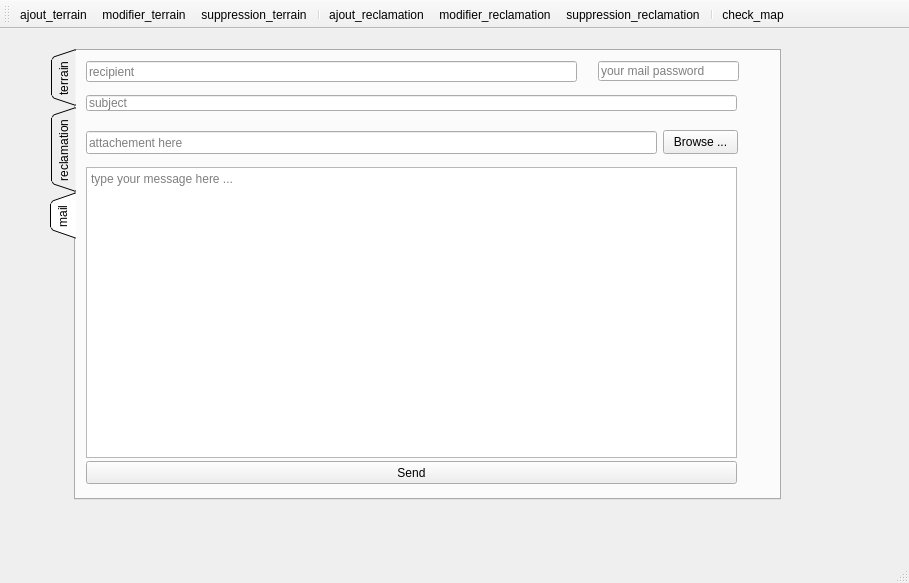
<?xml version="1.0" encoding="UTF-8"?>
<ui version="4.0">
 <class>gestion_mahdi</class>
 <widget class="QMainWindow" name="gestion_mahdi">
  <property name="geometry">
   <rect>
    <x>0</x>
    <y>0</y>
    <width>909</width>
    <height>583</height>
   </rect>
  </property>
  <property name="windowTitle">
   <string>MainWindow</string>
  </property>
  <widget class="QWidget" name="centralwidget">
   <widget class="QTabWidget" name="tabWidget">
    <property name="geometry">
     <rect>
      <x>50</x>
      <y>20</y>
      <width>731</width>
      <height>451</height>
     </rect>
    </property>
    <property name="tabPosition">
     <enum>QTabWidget::West</enum>
    </property>
    <property name="tabShape">
     <enum>QTabWidget::Triangular</enum>
    </property>
    <property name="currentIndex">
     <number>2</number>
    </property>
    <widget class="QWidget" name="tab">
     <attribute name="title">
      <string>terrain</string>
     </attribute>
     <widget class="QTableView" name="tableau_terrain">
      <property name="geometry">
       <rect>
        <x>220</x>
        <y>71</y>
        <width>451</width>
        <height>291</height>
       </rect>
      </property>
      <property name="sortingEnabled">
       <bool>true</bool>
      </property>
      <attribute name="horizontalHeaderCascadingSectionResizes">
       <bool>true</bool>
      </attribute>
      <attribute name="horizontalHeaderShowSortIndicator" stdset="0">
       <bool>false</bool>
      </attribute>
      <attribute name="horizontalHeaderStretchLastSection">
       <bool>false</bool>
      </attribute>
     </widget>
     <widget class="QLineEdit" name="rech_terrain">
      <property name="geometry">
       <rect>
        <x>360</x>
        <y>30</y>
        <width>181</width>
        <height>24</height>
       </rect>
      </property>
      <property name="placeholderText">
       <string>Recherche</string>
      </property>
      <property name="clearButtonEnabled">
       <bool>true</bool>
      </property>
     </widget>
     <widget class="QComboBox" name="sel_col_terrain">
      <property name="geometry">
       <rect>
        <x>561</x>
        <y>30</y>
        <width>111</width>
        <height>22</height>
       </rect>
      </property>
      <item>
       <property name="text">
        <string>All</string>
       </property>
      </item>
      <item>
       <property name="text">
        <string>ID</string>
       </property>
      </item>
      <item>
       <property name="text">
        <string>Nom</string>
       </property>
      </item>
      <item>
       <property name="text">
        <string>Lieu</string>
       </property>
      </item>
      <item>
       <property name="text">
        <string>Etat</string>
       </property>
      </item>
      <item>
       <property name="text">
        <string>Capacite</string>
       </property>
      </item>
     </widget>
     <widget class="QLineEdit" name="lieu">
      <property name="geometry">
       <rect>
        <x>30</x>
        <y>310</y>
        <width>141</width>
        <height>20</height>
       </rect>
      </property>
      <property name="text">
       <string/>
      </property>
     </widget>
     <widget class="QLabel" name="label_7">
      <property name="geometry">
       <rect>
        <x>30</x>
        <y>230</y>
        <width>101</width>
        <height>16</height>
       </rect>
      </property>
      <property name="text">
       <string>Capacite</string>
      </property>
     </widget>
     <widget class="QLabel" name="label_11">
      <property name="geometry">
       <rect>
        <x>30</x>
        <y>120</y>
        <width>47</width>
        <height>14</height>
       </rect>
      </property>
      <property name="text">
       <string>Nom</string>
      </property>
     </widget>
     <widget class="QLineEdit" name="id_terrain">
      <property name="geometry">
       <rect>
        <x>30</x>
        <y>90</y>
        <width>141</width>
        <height>20</height>
       </rect>
      </property>
     </widget>
     <widget class="QLabel" name="label_9">
      <property name="geometry">
       <rect>
        <x>30</x>
        <y>170</y>
        <width>61</width>
        <height>16</height>
       </rect>
      </property>
      <property name="text">
       <string>Etat</string>
      </property>
     </widget>
     <widget class="QLabel" name="label_12">
      <property name="geometry">
       <rect>
        <x>30</x>
        <y>70</y>
        <width>47</width>
        <height>14</height>
       </rect>
      </property>
      <property name="text">
       <string>ID</string>
      </property>
     </widget>
     <widget class="QLabel" name="label_13">
      <property name="geometry">
       <rect>
        <x>40</x>
        <y>290</y>
        <width>47</width>
        <height>14</height>
       </rect>
      </property>
      <property name="text">
       <string>Lieu</string>
      </property>
     </widget>
     <widget class="QComboBox" name="etat">
      <property name="geometry">
       <rect>
        <x>30</x>
        <y>190</y>
        <width>141</width>
        <height>22</height>
       </rect>
      </property>
      <item>
       <property name="text">
        <string>            --</string>
       </property>
      </item>
      <item>
       <property name="text">
        <string>type 1</string>
       </property>
      </item>
      <item>
       <property name="text">
        <string>type 2</string>
       </property>
      </item>
      <item>
       <property name="text">
        <string>type 3</string>
       </property>
      </item>
      <item>
       <property name="text">
        <string>type 4</string>
       </property>
      </item>
     </widget>
     <widget class="QLineEdit" name="nom">
      <property name="geometry">
       <rect>
        <x>30</x>
        <y>140</y>
        <width>141</width>
        <height>20</height>
       </rect>
      </property>
     </widget>
     <widget class="QSpinBox" name="capacite">
      <property name="geometry">
       <rect>
        <x>30</x>
        <y>253</y>
        <width>141</width>
        <height>22</height>
       </rect>
      </property>
     </widget>
    </widget>
    <widget class="QWidget" name="tab_3">
     <attribute name="title">
      <string>reclamation</string>
     </attribute>
     <widget class="QTableView" name="tableau_reclamation">
      <property name="geometry">
       <rect>
        <x>210</x>
        <y>70</y>
        <width>481</width>
        <height>331</height>
       </rect>
      </property>
      <property name="sortingEnabled">
       <bool>true</bool>
      </property>
      <attribute name="horizontalHeaderCascadingSectionResizes">
       <bool>true</bool>
      </attribute>
      <attribute name="horizontalHeaderShowSortIndicator" stdset="0">
       <bool>false</bool>
      </attribute>
      <attribute name="horizontalHeaderStretchLastSection">
       <bool>false</bool>
      </attribute>
     </widget>
     <widget class="QLineEdit" name="rech_reclamation">
      <property name="geometry">
       <rect>
        <x>320</x>
        <y>30</y>
        <width>221</width>
        <height>24</height>
       </rect>
      </property>
      <property name="placeholderText">
       <string>Recherche</string>
      </property>
      <property name="clearButtonEnabled">
       <bool>true</bool>
      </property>
     </widget>
     <widget class="QComboBox" name="sel_col_reclamation">
      <property name="geometry">
       <rect>
        <x>561</x>
        <y>30</y>
        <width>131</width>
        <height>22</height>
       </rect>
      </property>
      <item>
       <property name="text">
        <string>All</string>
       </property>
      </item>
      <item>
       <property name="text">
        <string>ID</string>
       </property>
      </item>
      <item>
       <property name="text">
        <string>Description</string>
       </property>
      </item>
      <item>
       <property name="text">
        <string>Mail</string>
       </property>
      </item>
      <item>
       <property name="text">
        <string>Etat</string>
       </property>
      </item>
     </widget>
     <widget class="QLabel" name="label_10">
      <property name="geometry">
       <rect>
        <x>30</x>
        <y>100</y>
        <width>81</width>
        <height>16</height>
       </rect>
      </property>
      <property name="text">
       <string>Description</string>
      </property>
     </widget>
     <widget class="QLineEdit" name="id_reclamation">
      <property name="geometry">
       <rect>
        <x>30</x>
        <y>70</y>
        <width>161</width>
        <height>20</height>
       </rect>
      </property>
     </widget>
     <widget class="QLabel" name="label_8">
      <property name="geometry">
       <rect>
        <x>30</x>
        <y>50</y>
        <width>47</width>
        <height>14</height>
       </rect>
      </property>
      <property name="text">
       <string>ID</string>
      </property>
     </widget>
     <widget class="QTextEdit" name="description">
      <property name="geometry">
       <rect>
        <x>30</x>
        <y>130</y>
        <width>161</width>
        <height>141</height>
       </rect>
      </property>
     </widget>
     <widget class="QLineEdit" name="mail">
      <property name="geometry">
       <rect>
        <x>30</x>
        <y>300</y>
        <width>161</width>
        <height>20</height>
       </rect>
      </property>
     </widget>
     <widget class="QLabel" name="label_14">
      <property name="geometry">
       <rect>
        <x>30</x>
        <y>280</y>
        <width>47</width>
        <height>14</height>
       </rect>
      </property>
      <property name="text">
       <string>Mail</string>
      </property>
     </widget>
     <widget class="QComboBox" name="etat_reclamation">
      <property name="geometry">
       <rect>
        <x>40</x>
        <y>350</y>
        <width>141</width>
        <height>22</height>
       </rect>
      </property>
      <item>
       <property name="text">
        <string>Non traitee</string>
       </property>
      </item>
      <item>
       <property name="text">
        <string>Traitee</string>
       </property>
      </item>
     </widget>
     <widget class="QLabel" name="label_15">
      <property name="geometry">
       <rect>
        <x>40</x>
        <y>330</y>
        <width>61</width>
        <height>16</height>
       </rect>
      </property>
      <property name="text">
       <string>Etat</string>
      </property>
     </widget>
    </widget>
    <widget class="QWidget" name="tab_2">
     <attribute name="title">
      <string>mail</string>
     </attribute>
     <widget class="QPushButton" name="sendBtn">
      <property name="geometry">
       <rect>
        <x>10</x>
        <y>410</y>
        <width>651</width>
        <height>23</height>
       </rect>
      </property>
      <property name="text">
       <string>Send</string>
      </property>
     </widget>
     <widget class="QLineEdit" name="subject">
      <property name="geometry">
       <rect>
        <x>10</x>
        <y>44</y>
        <width>651</width>
        <height>16</height>
       </rect>
      </property>
      <property name="placeholderText">
       <string>subject</string>
      </property>
     </widget>
     <widget class="QPushButton" name="browseBtn">
      <property name="geometry">
       <rect>
        <x>587</x>
        <y>79</y>
        <width>75</width>
        <height>24</height>
       </rect>
      </property>
      <property name="text">
       <string>Browse ...</string>
      </property>
     </widget>
     <widget class="QLineEdit" name="file">
      <property name="geometry">
       <rect>
        <x>10</x>
        <y>80</y>
        <width>571</width>
        <height>23</height>
       </rect>
      </property>
      <property name="placeholderText">
       <string>attachement here</string>
      </property>
     </widget>
     <widget class="QTextEdit" name="msg">
      <property name="geometry">
       <rect>
        <x>10</x>
        <y>116</y>
        <width>651</width>
        <height>291</height>
       </rect>
      </property>
      <property name="placeholderText">
       <string>type your message here ...</string>
      </property>
     </widget>
     <widget class="QLineEdit" name="rcpt">
      <property name="geometry">
       <rect>
        <x>10</x>
        <y>10</y>
        <width>491</width>
        <height>21</height>
       </rect>
      </property>
      <property name="placeholderText">
       <string>recipient</string>
      </property>
     </widget>
     <widget class="QLineEdit" name="mail_pass">
      <property name="geometry">
       <rect>
        <x>522</x>
        <y>10</y>
        <width>141</width>
        <height>20</height>
       </rect>
      </property>
      <property name="echoMode">
       <enum>QLineEdit::Password</enum>
      </property>
      <property name="placeholderText">
       <string>your mail password</string>
      </property>
     </widget>
    </widget>
   </widget>
  </widget>
  <widget class="QMenuBar" name="menubar">
   <property name="geometry">
    <rect>
     <x>0</x>
     <y>0</y>
     <width>909</width>
     <height>26</height>
    </rect>
   </property>
  </widget>
  <widget class="QStatusBar" name="statusbar"/>
  <widget class="QToolBar" name="toolBar">
   <property name="windowTitle">
    <string>toolBar</string>
   </property>
   <attribute name="toolBarArea">
    <enum>TopToolBarArea</enum>
   </attribute>
   <attribute name="toolBarBreak">
    <bool>false</bool>
   </attribute>
   <addaction name="actionajout_terrain"/>
   <addaction name="actionmodifier_terrain"/>
   <addaction name="actionsuppression_terrain"/>
   <addaction name="separator"/>
   <addaction name="actionajout_reclamation"/>
   <addaction name="actionmodifier_reclamation"/>
   <addaction name="actionsuppression_reclamation"/>
   <addaction name="separator"/>
   <addaction name="actioncheck_map"/>
  </widget>
  <action name="actionajout_terrain">
   <property name="text">
    <string>ajout_terrain</string>
   </property>
  </action>
  <action name="actionsuppression_terrain">
   <property name="text">
    <string>suppression_terrain</string>
   </property>
  </action>
  <action name="actionajout_reclamation">
   <property name="text">
    <string>ajout_reclamation</string>
   </property>
  </action>
  <action name="actionsuppression_reclamation">
   <property name="text">
    <string>suppression_reclamation</string>
   </property>
  </action>
  <action name="actionmodifier_terrain">
   <property name="text">
    <string>modifier_terrain</string>
   </property>
  </action>
  <action name="actionmodifier_reclamation">
   <property name="text">
    <string>modifier_reclamation</string>
   </property>
  </action>
  <action name="actioncheck_map">
   <property name="text">
    <string>check_map</string>
   </property>
  </action>
 </widget>
 <resources/>
 <connections/>
</ui>
